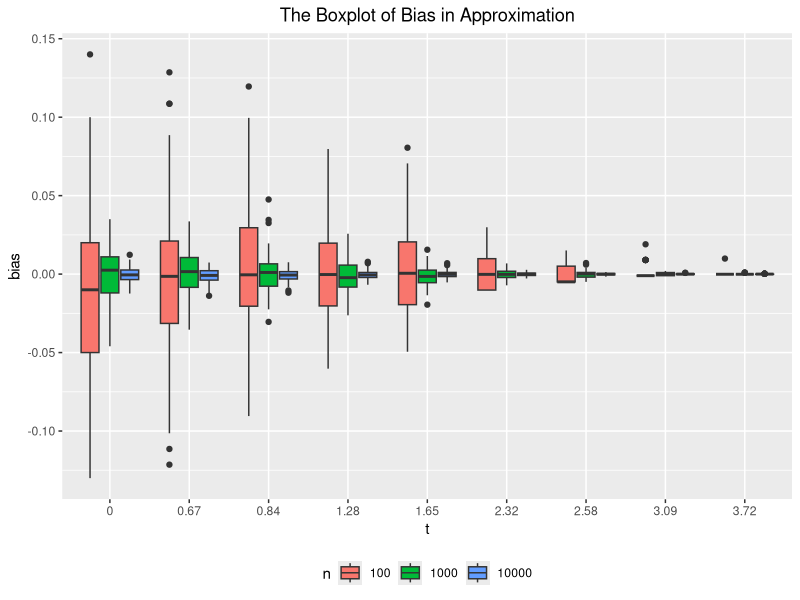

Source code (R):
## ---- chunk 1
knitr::opts_chunk$set(echo = TRUE)
## ---- chunk 2
set.seed(100) #set the seed to ensure that the test results are reproducible, 100 is just the number of the seed.

RealValue <- function(t) { #function RealValue
  real <- pnorm(t, 0, 1) #distribution function for the standard normal distribution with vector of quantiles equal to t
  return(real)
} #end function RealValue
## ---- chunk 3
EstiValue <- function(t, n) { #function EstiValue
  x_i <- rnorm(n, 0, 1) #n random generations for the standard normal distribution
  I <- ifelse(x_i <= t, 1, 0) #indicator function
  esti <- sum(I)/n
  return(esti)
} # end function EstiValue
## ---- chunk 4
BiasValue <- function(t, n) { #function BiasValue
  bias <- array(NA, dim = c(length(t), length(n), length(l))) #create an array with dimension length(t)×length(n)×length(l)
  for (i in 1:length(t)) { #for i
    for (j in 1:length(n)) { #for j
      for (k in 1:length(l)) { #for k
        bias[i, j, k] <- (RealValue(t[i]) - EstiValue(t[i], n[j])) #get bias
      } #end for k
    } #end for j
  } #end for i
  return(bias)
} #end function BiasValue

EstiValue_mean <- function(t, n) { #function EstiValue_mean
  esti_mean <- array(NA, dim = c(length(t), length(n), length(l))) #create an array with dimension length(t)×length(n)×length(l)
  for (i in 1:length(t)) { #for i
    for (j in 1:length(n)) { #for j
      for (k in 1:length(l)) { #for k
        esti_mean[i, j, k] <- EstiValue(t[i], n[j])
      } #end for k
    } #end for j
  } #end for i
  EstiValue_mean <- apply(esti_mean, c(1,2), mean) #calculate the mean values of esti_mean's rows and columns
  return(EstiValue_mean) #get the mean of the estimator
} #end function EstiValue_mean
## ---- chunk 5
#Import the values of $t$, $n$ and $k$
t_values <- c(0.0, 0.67, 0.84, 1.28, 1.65, 2.32, 2.58, 3.09, 3.72)
n_values <- c(10^2, 10^3, 10^4)
l_values <- c(1:100)
#Assign values to $t$, $n$ and $k$
t <- t_values
n <- n_values
l <- l_values
t_data <- cbind.data.frame(EstiValue_mean(t,n),RealValue(t)) #Combine the average of the estimates and true values into a data set
rownames(t_data) <- paste("t=", t, sep = "")
colnames(t_data) <- c("n=10^2", "n=10^3", "n=10^4", "True Value")
knitr::kable(t_data, digits = 4, caption = "Approximation and True Values at different n", align = "c")
## ---- chunk 6
p_data <- data.frame(t=NA, n=NA, bias=NA) #Create a data frame for plot
for(t in t_values) {
  for(n in n_values) {
    for(l in l_values) {
      bias <- BiasValue(t, n)
      p_data <- rbind(p_data, c(t, n, bias)) #Combine the average of the estimates and true values into a data set
    }
  }
}
p_data <- p_data[-1, ]

#encode the vector as the factor
p_data$t <- as.factor(p_data$t)
p_data$n <- as.factor(p_data$n)
library(ggplot2)
ggplot(data = p_data, mapping = aes(x=t, y=bias, fill=n)) +
  geom_boxplot() +
  theme(legend.position="bottom") +
  ggtitle("The Boxplot of Bias in Approximation") +
  labs(x="t", y="bias") +
  theme(plot.title = element_text(hjust = 0.5))
